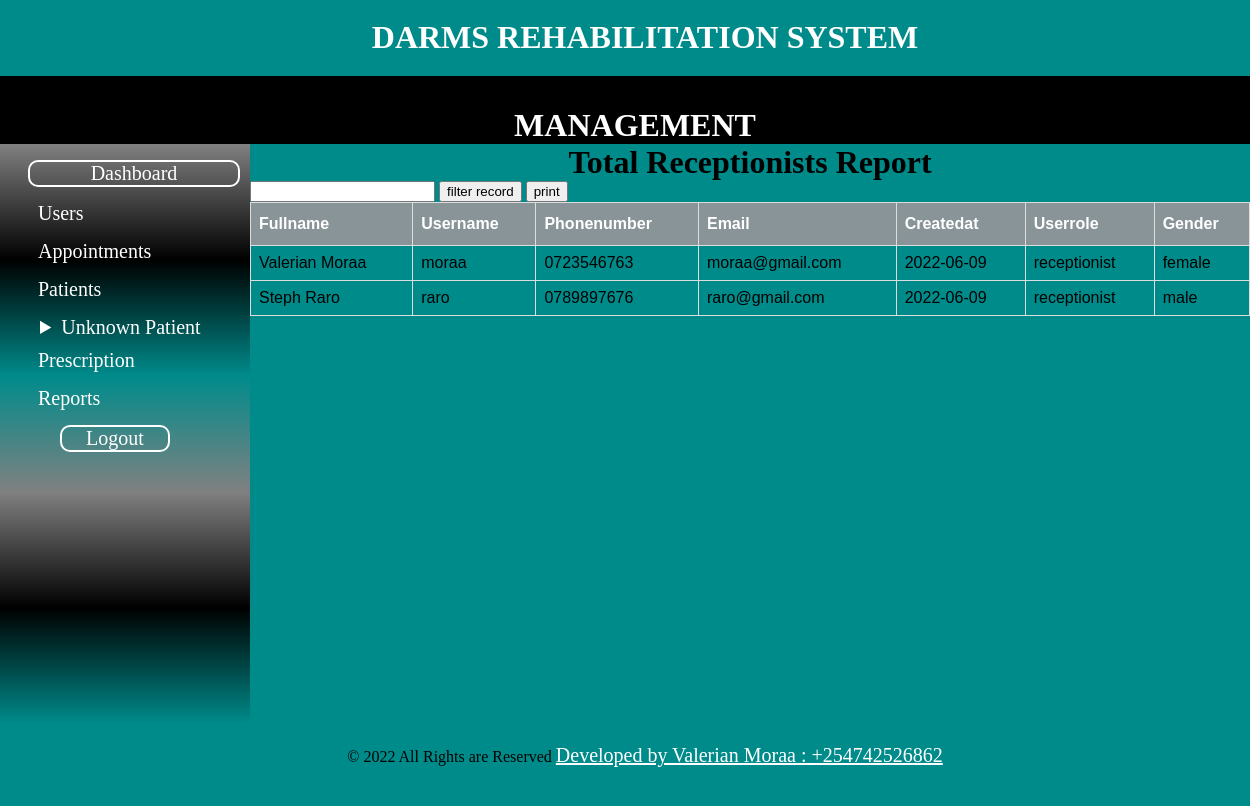
Page /admin/filter_receptionists.php on the committed database.
### tables this page shows
CREATE TABLE `users` (
  `user_id` int(10) NOT NULL,
  `fullname` varchar(100) NOT NULL,
  `user_name` varchar(100) NOT NULL,
  `user_mobile` varchar(100) DEFAULT NULL,
  `user_email` varchar(100) NOT NULL,
  `user_password` varchar(50) NOT NULL,
  `createdat` date DEFAULT NULL,
  `user_role` varchar(50) DEFAULT NULL,
  `gender` varchar(100) DEFAULT NULL,
  `status` varchar(100) DEFAULT NULL
);

### admin/filter_receptionists.php (the view, shortened to what this page needs)
<?php include "includes/header.php"; ?>
<?php include "includes/navigation.php"; ?>
<?php include "includes/sidebar.php";?>
<div class="article">
    <h1 id="titleoftable">Total Receptionists Report</h1>
    <form method="post">
        <input type="text" name="search_data" />
        <input type="submit" name="search_detail" value="filter record" />
        <input type="button" onclick="windows.print()" value="print" />
    </form>
    <table id="receptionists">
        <thead>
            <th>Fullname</th>
            <th>Username</th>
            <th>Phonenumber</th>
            <th>Email</th>
            <th>Createdat</th>
            <th>Userrole</th>
            <th>Gender</th>
        </thead>
        <tbody>
            <?php
            $db = mysqli_connect('localhost', 'Valerian', '#Valeriephyl254', 'darms');
            $query = "SELECT * FROM users WHERE user_role='receptionist' AND user_name LIKE '%$search_receptionist%'";
            $select_all_receptionists = mysqli_query($db, $query);
            while ($row = mysqli_fetch_assoc($select_all_receptionists)) {
                $fullname = $row['fullname'];
                $user_name = $row['user_name'];
                $user_mobile = $row['user_mobile'];
                $user_email = $row['user_email'];
                $createdat = $row['createdat'];
                $user_role = $row['user_role'];
                $gender = $row['gender'];
                echo "<tr>";
                echo "<td>{$fullname}</td>";
                echo "<td>{$user_name}</td>";
                echo "<td>{$user_mobile}</td>";
                echo "<td>{$user_email}</td>";
                echo "<td>{$createdat}</td>";
                echo "<td>{$user_role}</td>";
                echo "<td>{$gender}</td>";
                echo "</tr>";
            }
            ?>
        </tbody>
    </table>
</div>
<?php include "includes/footer.php"; ?>

### admin/includes/header.php (style rules this page uses)
body { border: 0; margin: 0; overflow-x: hidden; background: darkcyan; }
h1 { text-align: center; }
.article { width: 80%; float: left; height: 580px; }

### admin/filter_receptionists.php (style rules this page uses)
#titleoftable { text-align: center; margin: auto; }
#receptionists { font-family: Arial, Helvetica, sans-serif; border-collapse: collapse; width: 100%; }
#receptionists td, #receptionists th { border: 1px solid #ddd; padding: 8px; }
#receptionists th { padding-top: 12px; padding-bottom: 12px; text-align: left; background-color: #899499; color: white; }

### rows in the picture
users: fullname "Valerian Moraa", user_name "moraa", user_mobile "0723546763", user_email "moraa@gmail.com", createdat "2022-06-09", user_role "receptionist", gender "female"
users: fullname "Steph Raro", user_name "raro", user_mobile "0789897676", user_email "raro@gmail.com", createdat "2022-06-09", user_role "receptionist", gender "male"
